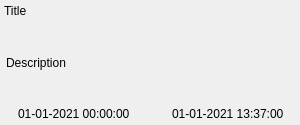
<?xml version="1.0" encoding="UTF-8"?>
<ui version="4.0">
 <class>CellNotes</class>
 <widget class="QWidget" name="CellNotes">
  <property name="geometry">
   <rect>
    <x>0</x>
    <y>0</y>
    <width>300</width>
    <height>125</height>
   </rect>
  </property>
  <property name="windowTitle">
   <string>Form</string>
  </property>
  <property name="styleSheet">
   <string notr="true"/>
  </property>
  <property name="card" stdset="0">
   <bool>true</bool>
  </property>
  <layout class="QVBoxLayout" name="verticalLayout_3">
   <property name="spacing">
    <number>0</number>
   </property>
   <property name="leftMargin">
    <number>2</number>
   </property>
   <property name="topMargin">
    <number>2</number>
   </property>
   <property name="rightMargin">
    <number>2</number>
   </property>
   <property name="bottomMargin">
    <number>2</number>
   </property>
   <item>
    <widget class="QWidget" name="widget" native="true">
     <property name="card" stdset="0">
      <bool>true</bool>
     </property>
     <layout class="QVBoxLayout" name="verticalLayout">
      <property name="spacing">
       <number>0</number>
      </property>
      <property name="leftMargin">
       <number>2</number>
      </property>
      <property name="topMargin">
       <number>2</number>
      </property>
      <property name="rightMargin">
       <number>2</number>
      </property>
      <property name="bottomMargin">
       <number>2</number>
      </property>
      <item>
       <widget class="QWidget" name="wdtTitle" native="true">
        <property name="transparent" stdset="0">
         <bool>true</bool>
        </property>
        <layout class="QHBoxLayout" name="horizontalLayout">
         <property name="spacing">
          <number>0</number>
         </property>
         <property name="leftMargin">
          <number>0</number>
         </property>
         <property name="topMargin">
          <number>0</number>
         </property>
         <property name="rightMargin">
          <number>0</number>
         </property>
         <property name="bottomMargin">
          <number>2</number>
         </property>
         <item>
          <widget class="QLabel" name="lblTitle">
           <property name="text">
            <string>Title</string>
           </property>
          </widget>
         </item>
         <item>
          <spacer name="horizontalSpacer">
           <property name="orientation">
            <enum>Qt::Horizontal</enum>
           </property>
           <property name="sizeHint" stdset="0">
            <size>
             <width>0</width>
             <height>4</height>
            </size>
           </property>
          </spacer>
         </item>
         <item>
          <widget class="QLabel" name="imgPriority">
           <property name="minimumSize">
            <size>
             <width>0</width>
             <height>0</height>
            </size>
           </property>
           <property name="maximumSize">
            <size>
             <width>14</width>
             <height>14</height>
            </size>
           </property>
           <property name="text">
            <string notr="true"/>
           </property>
           <property name="pixmap">
            <pixmap resource="../../resources.qrc">:/icons/resources/icons/priority_high.png</pixmap>
           </property>
           <property name="scaledContents">
            <bool>true</bool>
           </property>
          </widget>
         </item>
        </layout>
       </widget>
      </item>
      <item>
       <widget class="QWidget" name="wdtDescription" native="true">
        <property name="sizePolicy">
         <sizepolicy hsizetype="Preferred" vsizetype="Preferred">
          <horstretch>0</horstretch>
          <verstretch>1</verstretch>
         </sizepolicy>
        </property>
        <property name="transparent" stdset="0">
         <bool>true</bool>
        </property>
        <layout class="QVBoxLayout" name="verticalLayout_2">
         <property name="spacing">
          <number>0</number>
         </property>
         <property name="leftMargin">
          <number>2</number>
         </property>
         <property name="topMargin">
          <number>2</number>
         </property>
         <property name="rightMargin">
          <number>2</number>
         </property>
         <property name="bottomMargin">
          <number>2</number>
         </property>
         <item>
          <widget class="QLabel" name="lblDescription">
           <property name="text">
            <string>Description</string>
           </property>
           <property name="wordWrap">
            <bool>true</bool>
           </property>
          </widget>
         </item>
        </layout>
       </widget>
      </item>
      <item>
       <widget class="QWidget" name="wdtFooter" native="true">
        <property name="transparent" stdset="0">
         <bool>true</bool>
        </property>
        <layout class="QHBoxLayout" name="horizontalLayout_2">
         <property name="spacing">
          <number>2</number>
         </property>
         <property name="leftMargin">
          <number>0</number>
         </property>
         <property name="topMargin">
          <number>2</number>
         </property>
         <property name="rightMargin">
          <number>0</number>
         </property>
         <property name="bottomMargin">
          <number>0</number>
         </property>
         <item>
          <widget class="QLabel" name="imgStart">
           <property name="maximumSize">
            <size>
             <width>12</width>
             <height>12</height>
            </size>
           </property>
           <property name="text">
            <string notr="true"/>
           </property>
           <property name="pixmap">
            <pixmap resource="../../resources.qrc">:/icons/resources/icons/calendar_start.png</pixmap>
           </property>
           <property name="scaledContents">
            <bool>true</bool>
           </property>
          </widget>
         </item>
         <item>
          <widget class="QLabel" name="lblStartTime">
           <property name="text">
            <string notr="true">01-01-2021 00:00:00</string>
           </property>
          </widget>
         </item>
         <item>
          <widget class="QWidget" name="wdtFinishedTime" native="true">
           <property name="transparent" stdset="0">
            <bool>true</bool>
           </property>
           <layout class="QHBoxLayout" name="horizontalLayout_3">
            <property name="spacing">
             <number>2</number>
            </property>
            <property name="leftMargin">
             <number>0</number>
            </property>
            <property name="topMargin">
             <number>0</number>
            </property>
            <property name="rightMargin">
             <number>0</number>
            </property>
            <property name="bottomMargin">
             <number>0</number>
            </property>
            <item>
             <widget class="QLabel" name="imgFinished">
              <property name="maximumSize">
               <size>
                <width>12</width>
                <height>12</height>
               </size>
              </property>
              <property name="text">
               <string notr="true"/>
              </property>
              <property name="pixmap">
               <pixmap resource="../../resources.qrc">:/icons/resources/icons/close.png</pixmap>
              </property>
              <property name="scaledContents">
               <bool>true</bool>
              </property>
             </widget>
            </item>
            <item>
             <widget class="QLabel" name="lblFinishedTime">
              <property name="text">
               <string>01-01-2021 13:37:00</string>
              </property>
             </widget>
            </item>
           </layout>
          </widget>
         </item>
        </layout>
       </widget>
      </item>
     </layout>
    </widget>
   </item>
  </layout>
 </widget>
 <resources>
  <include location="../../resources.qrc"/>
 </resources>
 <connections/>
</ui>
